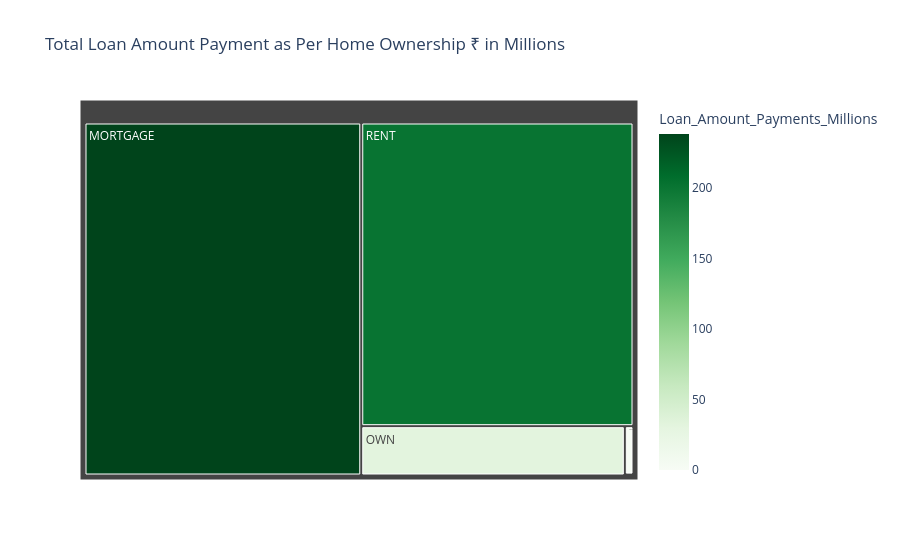

The notebook cell this image was saved under:
### Markdown cell above
### Home Ownership Analysis As Per Amount Paid

### Code cell
Home_Amount_Payment=df.groupby('home_ownership')['total_payment'].sum().reset_index()
Home_Amount_Payment['Loan_Amount_Payments_Millions']=Home_Amount_Payment['total_payment']/1000000
fig=px.treemap(
    Home_Amount_Payment,
    path=['home_ownership'],
    values='Loan_Amount_Payments_Millions',
    color='Loan_Amount_Payments_Millions',
    color_continuous_scale='Greens',
    title=('Total Loan Amount Payment as Per Home Ownership ₹ in Millions')
)
fig.show()

### Figure 1 — Plotly figure (JSON) as saved in the notebook; plotly's stock layout.template omitted (floating-point values rounded to 4 significant figures)
{"data": [{"branchvalues": "total", "customdata": [[238.5], [0.01905], [1.025], [31.73], [201.8]], "domain": {"x": [0, 1], "y": [0, 1]}, "hovertemplate": "labels=%{label}<br>Loan_Amount_Payments_Millions_sum=%{value}<br>parent=%{parent}<br>id=%{id}<br>Loan_Amount_Payments_Millions=%{color}<extra></extra>", "ids": ["MORTGAGE", "NONE", "OTHER", "OWN", "RENT"], "labels": ["MORTGAGE", "NONE", "OTHER", "OWN", "RENT"], "marker": {"coloraxis": "coloraxis", "colors": [238.5, 0.01905, 1.025, 31.73, 201.8]}, "name": "", "parents": ["", "", "", "", ""], "type": "treemap", "values": [238.5, 0.01905, 1.025, 31.73, 201.8]}], "layout": {"coloraxis": {"autocolorscale": false, "colorbar": {"title": {"text": "Loan_Amount_Payments_Millions"}}, "colorscale": [[0, "rgb(247,252,245)"], [0.125, "rgb(229,245,224)"], [0.25, "rgb(199,233,192)"], [0.375, "rgb(161,217,155)"], [0.5, "rgb(116,196,118)"], [0.625, "rgb(65,171,93)"], [0.75, "rgb(35,139,69)"], [0.875, "rgb(0,109,44)"], [1, "rgb(0,68,27)"]]}, "legend": {"tracegroupgap": 0}, "title": {"text": "Total Loan Amount Payment as Per Home Ownership ₹ in Millions"}}}
